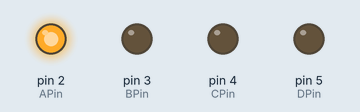
Recording of a sketch running on a simulated Arduino Uno, built with avr-gcc and run on an emulated ATmega328P. Shown: output pins drawn as LEDs (lit = HIGH).

Above: at 1.0 s.
At 3.0 s:
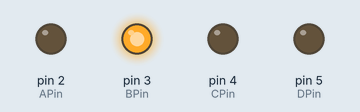
At 5.0 s:
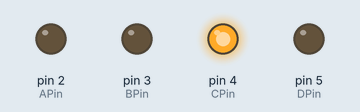
At 7.0 s:
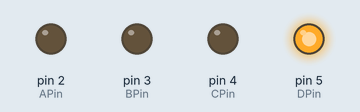
Timing chart, 0 to 10.4 s (numbered marks = the images above):
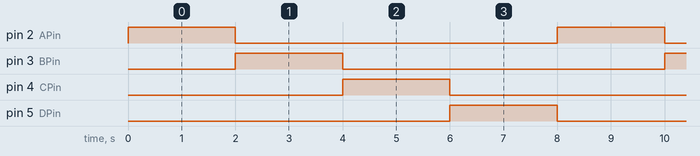

Measured:
- by itself, pin 2 (APin), pin 3 (BPin), pin 4 (CPin), pin 5 (DPin): alternates HIGH for 2.0 s and LOW for 6.0 s
- by itself, everything shown: repeats every 8.0 s, in 4 steps

The sketch:

PreLabExercisesTaskII.ino
```cpp
/*
  Task II
  Testing the motors to see if they work and are in the right orientation
  Alex Stein and Megan Keeler
  Mechatronics Fall 2015 Matthew Stein

*/

const int APin = 2;  //first bit output bit
const int BPin = 3;  //second bit output bit
const int CPin = 4;  //third bit output bit
const int DPin = 5;  //fourth bit output bit

//Setup routine to establish motors
void setup(){
  pinMode(APin, OUTPUT);
  pinMode(BPin, OUTPUT);
  pinMode(CPin, OUTPUT);
  pinMode(DPin, OUTPUT);

}

//Loop routine to run test motors.
void loop(){
  digitalWrite(DPin, LOW);
  digitalWrite(APin, HIGH);
  digitalWrite(BPin, LOW);
  delay(2000);
  digitalWrite(APin, LOW);
  digitalWrite(BPin, HIGH);
  delay(2000);
  digitalWrite(BPin, LOW);
  digitalWrite(CPin, HIGH);
  digitalWrite(DPin, LOW);
  delay(2000);
  digitalWrite(CPin, LOW);
  digitalWrite(DPin, HIGH);
  delay(2000);
}
```
